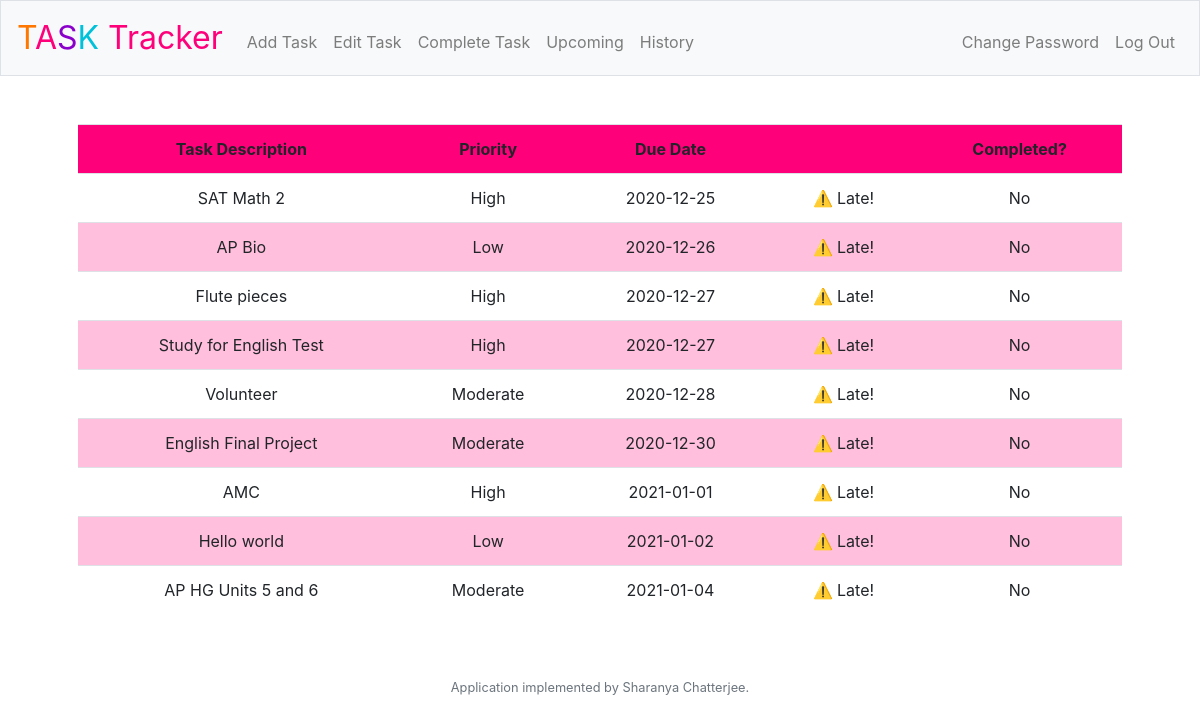
The page / (signed in) on the database its author committed.
### tables this page shows
CREATE TABLE 'todos' (
"id" INTEGER PRIMARY KEY AUTOINCREMENT NOT NULL,
"user_id" INTEGER NOT NULL,
"task" TEXT NOT NULL,
"due" DATE NOT NULL, 'priority'  text NOT NULL  , 'completed' boolean NOT NULL DEFAULT 0, 'time'  timestamp NOT NULL DEFAULT CURRENT_TIMESTAMP  ,
FOREIGN KEY(user_id) REFERENCES users(id)
);

### application.py (the view)
@app.route("/")
@login_required
def index():
    todos = db.execute("SELECT task, due, priority, completed FROM todos WHERE user_id = :user_id AND completed = :completed ORDER BY due",
                        user_id = session["user_id"],
                        completed = 0)
    today = datetime.datetime.today()
    items = []
    for todo in todos:
        date = datetime.datetime.strptime(todo["due"], '%Y-%m-%d')
        if date + datetime.timedelta(days=1) < today:
            late = 1
        else:
            late = 0
        items.append({
            "task": todo["task"],
            "due": todo["due"],
            "priority": todo["priority"],
            "completed": todo["completed"],
            "late": late
        })
    return render_template("index.html", items = items, today=today)

### application.py (called while the page is built)
@app.after_request
def after_request(response):
    response.headers["Cache-Control"] = "no-cache, no-store, must-revalidate"
    response.headers["Expires"] = 0
    response.headers["Pragma"] = "no-cache"
    return response

### helpers.py (called while the page is built)
def login_required(f):
    @wraps(f)
    def decorated_function(*args, **kwargs):
        if session.get("user_id") is None:
            return redirect("/login")
        return f(*args, **kwargs)
    return decorated_function

### templates/index.html (shortened to what this page needs)
{% extends "layout.html" %}
{% block main %}
    <table class="table">
        <tr class="striped">
            <th>Task Description</th>
            <th>Priority</th>
            <th>Due Date</th>
            <th></th>
            <th>Completed?</th>
        </tr>
        {% for item in items %}
        <tr class="stripy">
            <td>{{ item["task"] }}</td>
            <td>{{ item["priority"] }}</td>
            <td>{{ item["due"] }}</td>
            {% if item["late"] == 1 %}
                <td class="late">⚠️ Late!</td>
            {% else %}
                <td></td>
            {% endif %}
            {% if item["completed"] == 0 %}
                <td>No</td>
            {% else %}
                <td>Yes</td>
            {% endif %}
        </tr>
        {% endfor %}
    </table>
{% endblock %}

### templates/layout.html (shortened to what this page needs)
<!DOCTYPE html>
<html lang="en">
    <head>
        <link href="https://maxcdn.bootstrapcdn.com/bootstrap/4.1.3/css/bootstrap.min.css" rel="stylesheet">
        <link href="/static/styles.css" rel="stylesheet">
    </head>
    <body>
        <nav class="navbar navbar-expand-md navbar-light bg-light border">
            <a class="navbar-brand" href="/"><span class="orange">T</span><span class="pink">A</span><span class="purple">S</span><span class="blue">K</span> <span class="pink">Tracker</span></a>
            <div class="collapse navbar-collapse" id="navbar">
                {% if session.user_id %}
                    <ul class="navbar-nav mr-auto mt-2">
                        <li class="nav-item"><a class="nav-link" href="/add">Add Task</a></li>
                        <li class="nav-item"><a class="nav-link" href="/edit">Edit Task</a></li>
                        <li class="nav-item"><a class="nav-link" href="/complete">Complete Task</a></li>
                        <li class="nav-item"><a class="nav-link" href="/upcoming">Upcoming</a></li>
                        <li class="nav-item"><a class="nav-link" href="/history">History</a></li>
                    </ul>
                    <ul class="navbar-nav ml-auto mt-2">
                        <li class="nav-item"><a class="nav-link" href="/changepwd">Change Password</a></li>
                        <li class="nav-item"><a class="nav-link" href="/logout">Log Out</a></li>
                    </ul>
                {% else %}
                    <ul class="navbar-nav ml-auto mt-2">
                        <li class="nav-item"><a class="nav-link" href="/register">Register</a></li>
                        <li class="nav-item"><a class="nav-link" href="/login">Log In</a></li>
                    </ul>
                {% endif %}
            </div>
        </nav>
        <main class="container p-5">
            {% block main %}{% endblock %}
        </main>
        <footer class="small text-center text-muted">
            Application implemented by Sharanya Chatterjee.
        </footer>
    </body>
</html>

### static/styles.css (style rules this page uses)
nav .navbar-brand { font-size: xx-large; }
nav .navbar-brand .orange { color: #ff7700; }
nav .navbar-brand .pink { color: #ff007b; }
nav .navbar-brand .purple { color: #8a00cb; }
nav .navbar-brand .blue { color: #00c1da; }
main { overflow-x: auto; text-align: center; }
.stripy:nth-child(odd) { background-color: #ffbfdd; }
.striped { background-color: #ff007b; }
.stripy:nth-child(even) { background-color: #ffffff; }

### rows shown on the page
todos: task "SAT Math 2", priority "High", due "2020-12-25", completed "No"
todos: task "AP Bio", priority "Low", due "2020-12-26", completed "No"
todos: task "Flute pieces", priority "High", due "2020-12-27", completed "No"
todos: task "Study for English Test", priority "High", due "2020-12-27", completed "No"
todos: task "Volunteer", priority "Moderate", due "2020-12-28", completed "No"
todos: task "English Final Project", priority "Moderate", due "2020-12-30", completed "No"
todos: task "AMC", priority "High", due "2021-01-01", completed "No"
todos: task "Hello world", priority "Low", due "2021-01-02", completed "No"
todos: task "AP HG Units 5 and 6", priority "Moderate", due "2021-01-04", completed "No"
